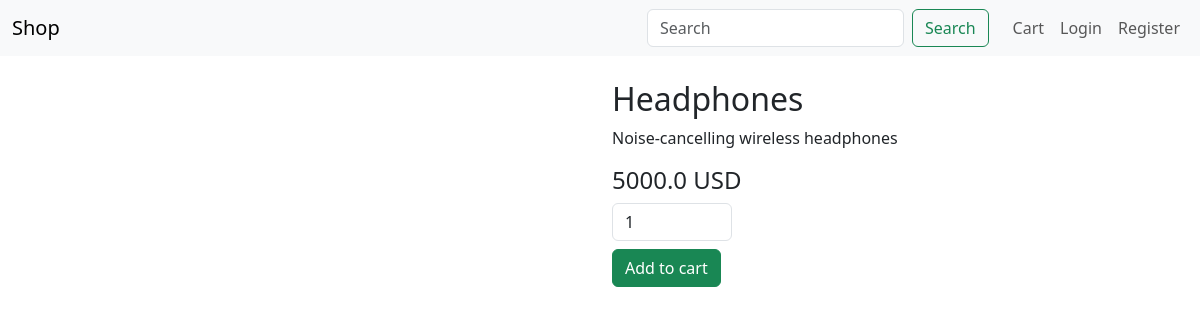
The app's page /product/2 with its own data.
### app/models.py (models this page shows)
class Product(db.Model):
    id = db.Column(db.Integer, primary_key=True)
    title = db.Column(db.String(150), nullable=False)
    description = db.Column(db.Text)
    price = db.Column(db.Float, nullable=False)
    image = db.Column(db.String(200))
    stock = db.Column(db.Integer, default=10)
    category_id = db.Column(db.Integer, db.ForeignKey('category.id'))

### app/routes.py (the view)
@main_bp.route('/product/<int:product_id>')
def product_detail(product_id):
    p = Product.query.get_or_404(product_id)
    return render_template('product_detail.html', product=p)

### app/templates/product_detail.html (shortened to what this page needs)
{% extends 'base.html' %}
{% block content %}
  <div class="row">
    <div class="col-md-6">
    </div>
    <div class="col-md-6">
      <h2>{{ product.title }}</h2>
      <p>{{ product.description }}</p>
      <h4>{{ product.price }} USD</h4>
      <form method="post" action="{{ url_for('main.add_to_cart', product_id=product.id) }}">
        <input type="number" name="quantity" value="1" min="1" class="form-control mb-2" style="width:120px">
        <button class="btn btn-success">Add to cart</button>
      </form>
    </div>
  </div>
{% endblock %}

### app/static/css/style.css (style rules this page uses)
body { padding-bottom: 60px; }

### records on screen
Product: title "Headphones", description "Noise-cancelling wireless headphones", price "5000.0"
